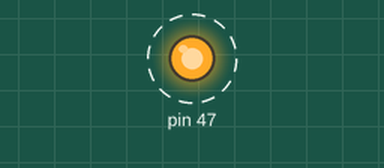
Simulated run of this sketch. Board: Arduino Mega 2560, built with avr-gcc and run on an emulated ATmega2560. Shown: output pins drawn as LEDs (lit = HIGH). Dashed ring = blinking.

Above: at 0.2 s.
Timing chart, 0 to 3.0 s (numbered marks = the images above):
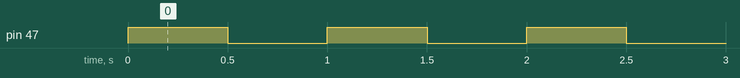

The sketch:

LED.ino
```cpp
void setup() {
  pinMode(47,OUTPUT);
}

void loop() {

  digitalWrite(47,HIGH);
  delay(500);
  digitalWrite(47,LOW);
  delay(500);


}
```

Measured:
- by itself, pin 47: alternates HIGH for 0.50 s and LOW for 0.50 s
